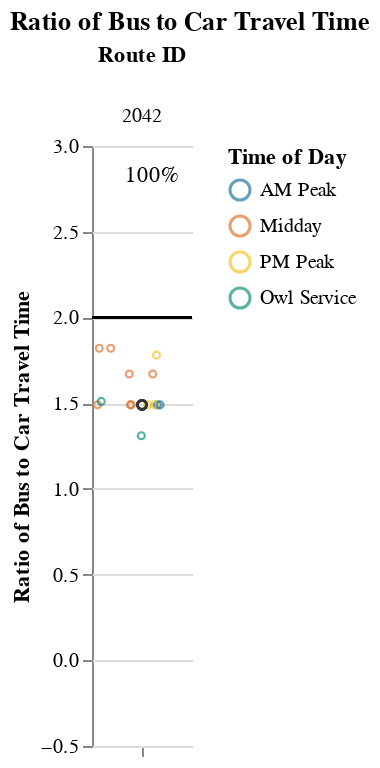
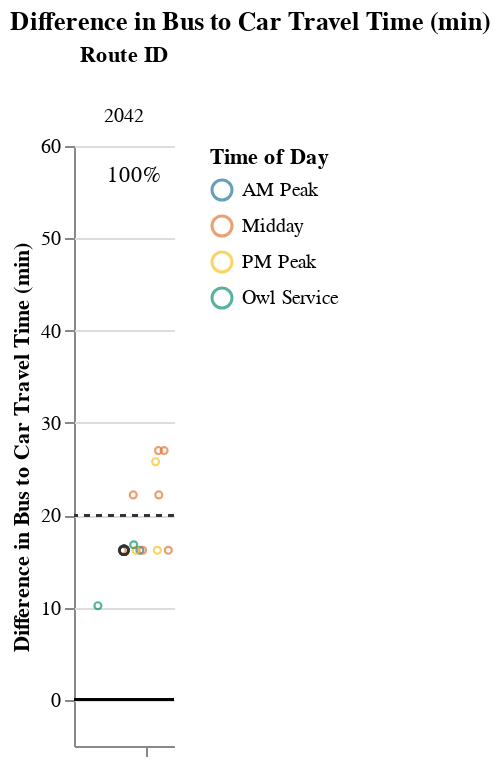

Write notebook code for charts like these, in order.
### Markdown cell above
## Viable Competitive Routes
### Short Routes (< 1 hr)

### Code cell
# Allow for possibility that operator doesn't have routes that fall into certain route_groups
# But, jupyterbook will not like markdown with f-string
# separate out route_group and put in each cell, and use try/except + if to display...
# but all 3 route groups must be displayed. just add sentence about why no routes were returned at the end
route_group = "short"
try:
    display_charts_for_route_group(df, route_group)
except:
    print("No routes meet this criteria.")

### Figure 1 — Vega-Lite specification as saved in the notebook (floating-point values rounded to 4 significant figures)
{"config": {"view": {"continuousWidth": 400, "continuousHeight": 300, "stroke": null}, "facet": {"spacing": 0}}, "data": {"name": "data-423ab41485530e643916e7272eca6f9c"}, "facet": {"column": {"field": "route_id", "sort": ["2042"], "title": "Route ID", "type": "nominal"}}, "spec": {"layer": [{"mark": "rule", "encoding": {"color": {"value": "black"}, "y": {"field": "cutoff", "type": "quantitative"}}, "selection": {"selector001": {"type": "interval", "bind": "scales", "encodings": ["x", "y"]}}}, {"mark": {"type": "point", "opacity": 0.65, "size": 12, "strokeWidth": 1.1}, "encoding": {"color": {"field": "time_of_day", "scale": {"range": ["#136C97", "#E16B26", "#F6BF16", "#00896B", "#7790A3", "#5B559C"]}, "sort": ["AM Peak", "Midday", "PM Peak", "Owl Service"], "title": "Time of Day", "type": "nominal"}, "tooltip": [{"field": "route_id", "type": "nominal"}, {"field": "route_name", "type": "nominal"}, {"field": "trip_id", "type": "nominal"}, {"field": "service_hours", "type": "quantitative"}, {"field": "car_duration_hours", "type": "quantitative"}, {"field": "bus_multiplier", "type": "quantitative"}, {"field": "bus_difference", "type": "quantitative"}, {"field": "num_trips", "type": "quantitative"}, {"field": "num_competitive", "type": "quantitative"}, {"field": "pct_trips_competitive", "type": "quantitative"}, {"field": "p25", "type": "quantitative"}, {"field": "p50", "type": "quantitative"}, {"field": "p75", "type": "quantitative"}], "x": {"axis": {"grid": false, "labels": false, "ticks": true, "values": [0]}, "field": "jitter", "scale": {}, "title": null, "type": "quantitative"}, "y": {"field": "bus_multiplier", "scale": {"domain": [-0.25, 3.0]}, "title": "Ratio of Bus to Car Travel Time", "type": "quantitative"}}, "transform": [{"calculate": "sqrt(-2*log(random()))*cos(2*PI*random())", "as": "jitter"}], "width": 50}, {"layer": [{"mark": {"type": "point", "opacity": 0.6, "size": 20, "strokeWidth": 1.3}, "encoding": {"color": {"value": "#323434"}, "y": {"field": "bus_multiplier", "type": "quantitative"}}, "transform": [{"filter": "(datum.p50_trip === 1)"}]}, {"mark": {"type": "text", "align": "center", "baseline": "middle"}, "encoding": {"color": {"value": "black"}, "text": {"field": "pct_trips_competitive", "format": ".0%", "type": "quantitative"}, "tooltip": [{"field": "route_id", "type": "nominal"}, {"field": "route_name", "type": "nominal"}, {"field": "trip_id", "type": "nominal"}, {"field": "service_hours", "type": "quantitative"}, {"field": "car_duration_hours", "type": "quantitative"}, {"field": "bus_multiplier", "type": "quantitative"}, {"field": "bus_difference", "type": "quantitative"}, {"field": "num_trips", "type": "quantitative"}, {"field": "num_competitive", "type": "quantitative"}, {"field": "pct_trips_competitive", "type": "quantitative"}, {"field": "p25", "type": "quantitative"}, {"field": "p50", "type": "quantitative"}, {"field": "p75", "type": "quantitative"}], "x": {"value": 30}, "y": {"value": 15}}, "transform": [{"calculate": "sqrt(-2*log(random()))*cos(2*PI*random())", "as": "jitter"}, {"filter": "(datum.fastest_trip === 1)"}]}]}]}, "resolve": {"scale": {"y": "shared"}}, "title": "Ratio of Bus to Car Travel Time", "$schema": "https://vega.github.io/schema/vega-lite/v4.17.0.json", "datasets": {"data-423ab41485530e643916e7272eca6f9c": [{"calitp_itp_id": 159, "trip_key": 6494662133026071208, "trip_id": "t_1547207_b_25985_tn_0", "shape_id": "p_4695", "route_id": "2042", "service_hours": 0.72, "trip_first_departure_ts": 21600, "trip_last_arrival_ts": 24180, "departure_hour": 6, "time_of_day": "Owl Service", "p25": 0.82, "p50": 0.82, "p75": 0.92, "p50_trip": 0, "fastest_trip": 1, "car_duration_hours": 0.55, "competitive_route": 1, "bus_multiplier": 1.31, "bus_difference": 10.2, "num_trips": 14, "num_competitive": 14, "pct_trips_competitive": 1.0, "bus_difference_spread": 16.8, "route_group": "short", "max_trip_hrs": 1.0, "max_trip_route_group": 1.0, "below_cutoff": 9, "pct_below_cutoff": 0.6429, "name": "Lake Transit Authority", "caltrans_district": "01 - Eureka", "drmt_organization_name": "['reck7ddrpXSeA0mH0']", "route_name": "Southshore, Clearlake To Lakeport", "cutoff2": 20, "cutoff": 2}, {"calitp_itp_id": 159, "trip_key": -2495627823400254138, "trip_id": "t_1057379_b_25985_tn_0", "shape_id": "p_4696", "route_id": "2042", "service_hours": 0.82, "trip_first_departure_ts": 32400, "trip_last_arrival_ts": 35340, "departure_hour": 9, "time_of_day": "AM Peak", "p25": 0.82, "p50": 0.82, "p75": 0.92, "p50_trip": 1, "fastest_trip": 0, "car_duration_hours": 0.55, "competitive_route": 1, "bus_multiplier": 1.49, "bus_difference": 16.2, "num_trips": 14, "num_competitive": 14, "pct_trips_competitive": 1.0, "bus_difference_spread": 16.8, "route_group": "short", "max_trip_hrs": 1.0, "max_trip_route_group": 1.0, "below_cutoff": 9, "pct_below_cutoff": 0.6429, "name": "Lake Transit Authority", "caltrans_district": "01 - Eureka", "drmt_organization_name": "['reck7ddrpXSeA0mH0']", "route_name": "Southshore, Clearlake To Lakeport", "cutoff2": 20, "cutoff": 2}, {"calitp_itp_id": 159, "trip_key": 6672467146987189394, "trip_id": "t_1547210_b_25985_tn_0", "shape_id": "p_4685", "route_id": "2042", "service_hours": 0.82, "trip_first_departure_ts": 66600, "trip_last_arrival_ts": 69540, "departure_hour": 18, "time_of_day": "PM Peak", "p25": 0.82, "p50": 0.82, "p75": 0.92, "p50_trip": 1, "fastest_trip": 0, "car_duration_hours": 0.55, "competitive_route": 1, "bus_multiplier": 1.49, "bus_difference": 16.2, "num_trips": 14, "num_competitive": 14, "pct_trips_competitive": 1.0, "bus_difference_spread": 16.8, "route_group": "short", "max_trip_hrs": 1.0, "max_trip_route_group": 1.0, "below_cutoff": 9, "pct_below_cutoff": 0.6429, "name": "Lake Transit Authority", "caltrans_district": "01 - Eureka", "drmt_organization_name": "['reck7ddrpXSeA0mH0']", "route_name": "Southshore, Clearlake To Lakeport", "cutoff2": 20, "cutoff": 2}, {"calitp_itp_id": 159, "trip_key": 4262090264244909449, "trip_id": "t_1057322_b_25985_tn_0", "shape_id": "p_4696", "route_id": "2042", "service_hours": 0.82, "trip_first_departure_ts": 39600, "trip_last_arrival_ts": 42540, "departure_hour": 11, "time_of_day": "Midday", "p25": 0.82, "p50": 0.82, "p75": 0.92, "p50_trip": 1, "fastest_trip": 0, "car_duration_hours": 0.55, "competitive_route": 1, "bus_multiplier": 1.49, "bus_difference": 16.2, "num_trips": 14, "num_competitive": 14, "pct_trips_competitive": 1.0, "bus_difference_spread": 16.8, "route_group": "short", "max_trip_hrs": 1.0, "max_trip_route_group": 1.0, "below_cutoff": 9, "pct_below_cutoff": 0.6429, "name": "Lake Transit Authority", "caltrans_district": "01 - Eureka", "drmt_organization_name": "['reck7ddrpXSeA0mH0']", "route_name": "Southshore, Clearlake To Lakeport", "cutoff2": 20, "cutoff": 2}, {"calitp_itp_id": 159, "trip_key": 5811904466090434083, "trip_id": "t_1057309_b_25985_tn_0", "shape_id": "p_4696", "route_id": "2042", "service_hours": 0.82, "trip_first_departure_ts": 25200, "trip_last_arrival_ts": 28140, "departure_hour": 7, "time_of_day": "AM Peak", "p25": 0.82, "p50": 0.82, "p75": 0.92, "p50_trip": 1, "fastest_trip": 0, "car_duration_hours": 0.55, "competitive_route": 1, "bus_multiplier": 1.49, "bus_difference": 16.2, "num_trips": 14, "num_competitive": 14, "pct_trips_competitive": 1.0, "bus_difference_spread": 16.8, "route_group": "short", "max_trip_hrs": 1.0, "max_trip_route_group": 1.0, "below_cutoff": 9, "pct_below_cutoff": 0.6429, "name": "Lake Transit Authority", "caltrans_district": "01 - Eureka", "drmt_organization_name": "['reck7ddrpXSeA0mH0']", "route_name": "Southshore, Clearlake To Lakeport", "cutoff2": 20, "cutoff": 2}, {"calitp_itp_id": 159, "trip_key": 7583329211563474538, "trip_id": "t_1547208_b_25985_tn_0", "shape_id": "p_4696", "route_id": "2042", "service_hours": 0.82, "trip_first_departure_ts": 50400, "trip_last_arrival_ts": 53340, "departure_hour": 14, "time_of_day": "Midday", "p25": 0.82, "p50": 0.82, "p75": 0.92, "p50_trip": 1, "fastest_trip": 0, "car_duration_hours": 0.55, "competitive_route": 1, "bus_multiplier": 1.49, "bus_difference": 16.2, "num_trips": 14, "num_competitive": 14, "pct_trips_competitive": 1.0, "bus_difference_spread": 16.8, "route_group": "short", "max_trip_hrs": 1.0, "max_trip_route_group": 1.0, "below_cutoff": 9, "pct_below_cutoff": 0.6429, "name": "Lake Transit Authority", "caltrans_district": "01 - Eureka", "drmt_organization_name": "['reck7ddrpXSeA0mH0']", "route_name": "Southshore, Clearlake To Lakeport", "cutoff2": 20, "cutoff": 2}, {"calitp_itp_id": 159, "trip_key": 7029503141809018244, "trip_id": "t_1439235_b_25985_tn_0", "shape_id": "p_4696", "route_id": "2042", "service_hours": 0.82, "trip_first_departure_ts": 61200, "trip_last_arrival_ts": 64140, "departure_hour": 17, "time_of_day": "PM Peak", "p25": 0.82, "p50": 0.82, "p75": 0.92, "p50_trip": 1, "fastest_trip": 0, "car_duration_hours": 0.55, "competitive_route": 1, "bus_multiplier": 1.49, "bus_difference": 16.2, "num_trips": 14, "num_competitive": 14, "pct_trips_competitive": 1.0, "bus_difference_spread": 16.8, "route_group": "short", "max_trip_hrs": 1.0, "max_trip_route_group": 1.0, "below_cutoff": 9, "pct_below_cutoff": 0.6429, "name": "Lake Transit Authority", "caltrans_district": "01 - Eureka", "drmt_organization_name": "['reck7ddrpXSeA0mH0']", "route_name": "Southshore, Clearlake To Lakeport", "cutoff2": 20, "cutoff": 2}, {"calitp_itp_id": 159, "trip_key": -549099797111008701, "trip_id": "t_1057323_b_25985_tn_0", "shape_id": "p_4696", "route_id": "2042", "service_hours": 0.82, "trip_first_departure_ts": 46800, "trip_last_arrival_ts": 49740, "departure_hour": 13, "time_of_day": "Midday", "p25": 0.82, "p50": 0.82, "p75": 0.92, "p50_trip": 1, "fastest_trip": 0, "car_duration_hours": 0.55, "competitive_route": 1, "bus_multiplier": 1.49, "bus_difference": 16.2, "num_trips": 14, "num_competitive": 14, "pct_trips_competitive": 1.0, "bus_difference_spread": 16.8, "route_group": "short", "max_trip_hrs": 1.0, "max_trip_route_group": 1.0, "below_cutoff": 9, "pct_below_cutoff": 0.6429, "name": "Lake Transit Authority", "caltrans_district": "01 - Eureka", "drmt_organization_name": "['reck7ddrpXSeA0mH0']", "route_name": "Southshore, Clearlake To Lakeport", "cutoff2": 20, "cutoff": 2}, {"calitp_itp_id": 159, "trip_key": 4215259262523491246, "trip_id": "t_1547209_b_25985_tn_0", "shape_id": "p_4684", "route_id": "2042", "service_hours": 0.83, "trip_first_departure_ts": 24300, "trip_last_arrival_ts": 27300, "departure_hour": 6, "time_of_day": "Owl Service", "p25": 0.82, "p50": 0.82, "p75": 0.92, "p50_trip": 0, "fastest_trip": 0, "car_duration_hours": 0.55, "competitive_route": 1, "bus_multiplier": 1.51, "bus_difference": 16.8, "num_trips": 14, "num_competitive": 14, "pct_trips_competitive": 1.0, "bus_difference_spread": 16.8, "route_group": "short", "max_trip_hrs": 1.0, "max_trip_route_group": 1.0, "below_cutoff": 9, "pct_below_cutoff": 0.6429, "name": "Lake Transit Authority", "caltrans_district": "01 - Eureka", "drmt_organization_name": "['reck7ddrpXSeA0mH0']", "route_name": "Southshore, Clearlake To Lakeport", "cutoff2": 20, "cutoff": 2}, {"calitp_itp_id": 159, "trip_key": 1503952459718726654, "trip_id": "t_1057308_b_25985_tn_0", "shape_id": "p_4684", "route_id": "2042", "service_hours": 0.92, "trip_first_departure_ts": 39600, "trip_last_arrival_ts": 42900, "departure_hour": 11, "time_of_day": "Midday", "p25": 0.82, "p50": 0.82, "p75": 0.92, "p50_trip": 0, "fastest_trip": 0, "car_duration_hours": 0.55, "competitive_route": 1, "bus_multiplier": 1.67, "bus_difference": 22.2, "num_trips": 14, "num_competitive": 14, "pct_trips_competitive": 1.0, "bus_difference_spread": 16.8, "route_group": "short", "max_trip_hrs": 1.0, "max_trip_route_group": 1.0, "below_cutoff": 9, "pct_below_cutoff": 0.6429, "name": "Lake Transit Authority", "caltrans_district": "01 - Eureka", "drmt_organization_name": "['reck7ddrpXSeA0mH0']", "route_name": "Southshore, Clearlake To Lakeport", "cutoff2": 20, "cutoff": 2}, {"calitp_itp_id": 159, "trip_key": 2670754769451722377, "trip_id": "t_1057277_b_25985_tn_0", "shape_id": "p_4684", "route_id": "2042", "service_hours": 0.92, "trip_first_departure_ts": 36000, "trip_last_arrival_ts": 39300, "departure_hour": 10, "time_of_day": "Midday", "p25": 0.82, "p50": 0.82, "p75": 0.92, "p50_trip": 0, "fastest_trip": 0, "car_duration_hours": 0.55, "competitive_route": 1, "bus_multiplier": 1.67, "bus_difference": 22.2, "num_trips": 14, "num_competitive": 14, "pct_trips_competitive": 1.0, "bus_difference_spread": 16.8, "route_group": "short", "max_trip_hrs": 1.0, "max_trip_route_group": 1.0, "below_cutoff": 9, "pct_below_cutoff": 0.6429, "name": "Lake Transit Authority", "caltrans_district": "01 - Eureka", "drmt_organization_name": "['reck7ddrpXSeA0mH0']", "route_name": "Southshore, Clearlake To Lakeport", "cutoff2": 20, "cutoff": 2}, {"calitp_itp_id": 159, "trip_key": 4073523601861258746, "trip_id": "t_1063564_b_25985_tn_0", "shape_id": "p_4684", "route_id": "2042", "service_hours": 0.98, "trip_first_departure_ts": 64800, "trip_last_arrival_ts": 68340, "departure_hour": 18, "time_of_day": "PM Peak", "p25": 0.82, "p50": 0.82, "p75": 0.92, "p50_trip": 0, "fastest_trip": 0, "car_duration_hours": 0.55, "competitive_route": 1, "bus_multiplier": 1.78, "bus_difference": 25.8, "num_trips": 14, "num_competitive": 14, "pct_trips_competitive": 1.0, "bus_difference_spread": 16.8, "route_group": "short", "max_trip_hrs": 1.0, "max_trip_route_group": 1.0, "below_cutoff": 9, "pct_below_cutoff": 0.6429, "name": "Lake Transit Authority", "caltrans_district": "01 - Eureka", "drmt_organization_name": "['reck7ddrpXSeA0mH0']", "route_name": "Southshore, Clearlake To Lakeport", "cutoff2": 20, "cutoff": 2}, {"calitp_itp_id": 159, "trip_key": 6345662052778926459, "trip_id": "t_1439236_b_25985_tn_0", "shape_id": "p_4684", "route_id": "2042", "service_hours": 1.0, "trip_first_departure_ts": 51000, "trip_last_arrival_ts": 54600, "departure_hour": 14, "time_of_day": "Midday", "p25": 0.82, "p50": 0.82, "p75": 0.92, "p50_trip": 0, "fastest_trip": 0, "car_duration_hours": 0.55, "competitive_route": 1, "bus_multiplier": 1.82, "bus_difference": 27.0, "num_trips": 14, "num_competitive": 14, "pct_trips_competitive": 1.0, "bus_difference_spread": 16.8, "route_group": "short", "max_trip_hrs": 1.0, "max_trip_route_group": 1.0, "below_cutoff": 9, "pct_below_cutoff": 0.6429, "name": "Lake Transit Authority", "caltrans_district": "01 - Eureka", "drmt_organization_name": "['reck7ddrpXSeA0mH0']", "route_name": "Southshore, Clearlake To Lakeport", "cutoff2": 20, "cutoff": 2}, {"calitp_itp_id": 159, "trip_key": -8876945536004734190, "trip_id": "t_1057276_b_25985_tn_0", "shape_id": "p_4684", "route_id": "2042", "service_hours": 1.0, "trip_first_departure_ts": 55800, "trip_last_arrival_ts": 59400, "departure_hour": 15, "time_of_day": "Midday", "p25": 0.82, "p50": 0.82, "p75": 0.92, "p50_trip": 0, "fastest_trip": 0, "car_duration_hours": 0.55, "competitive_route": 1, "bus_multiplier": 1.82, "bus_difference": 27.0, "num_trips": 14, "num_competitive": 14, "pct_trips_competitive": 1.0, "bus_difference_spread": 16.8, "route_group": "short", "max_trip_hrs": 1.0, "max_trip_route_group": 1.0, "below_cutoff": 9, "pct_below_cutoff": 0.6429, "name": "Lake Transit Authority", "caltrans_district": "01 - Eureka", "drmt_organization_name": "['reck7ddrpXSeA0mH0']", "route_name": "Southshore, Clearlake To Lakeport", "cutoff2": 20, "cutoff": 2}]}}

### Figure 2 — Vega-Lite specification as saved in the notebook (floating-point values rounded to 4 significant figures)
{"config": {"view": {"continuousWidth": 400, "continuousHeight": 300, "stroke": null}, "facet": {"spacing": 0}}, "data": {"name": "data-5a7d9f9d4eeb91b62980d2874fb0a19f"}, "facet": {"column": {"field": "route_id", "sort": ["2042"], "title": "Route ID", "type": "nominal"}}, "spec": {"layer": [{"mark": "rule", "encoding": {"color": {"value": "black"}, "y": {"field": "cutoff", "type": "quantitative"}}, "selection": {"selector002": {"type": "interval", "bind": "scales", "encodings": ["x", "y"]}}}, {"mark": {"type": "rule", "strokeDash": [3, 3]}, "encoding": {"color": {"value": "#323434"}, "y": {"field": "cutoff2", "type": "quantitative"}}}, {"mark": {"type": "point", "opacity": 0.65, "size": 12, "strokeWidth": 1.1}, "encoding": {"color": {"field": "time_of_day", "scale": {"range": ["#136C97", "#E16B26", "#F6BF16", "#00896B", "#7790A3", "#5B559C"]}, "sort": ["AM Peak", "Midday", "PM Peak", "Owl Service"], "title": "Time of Day", "type": "nominal"}, "tooltip": [{"field": "route_id", "type": "nominal"}, {"field": "route_name", "type": "nominal"}, {"field": "trip_id", "type": "nominal"}, {"field": "service_hours", "type": "quantitative"}, {"field": "car_duration_hours", "type": "quantitative"}, {"field": "bus_multiplier", "type": "quantitative"}, {"field": "bus_difference", "type": "quantitative"}, {"field": "num_trips", "type": "quantitative"}, {"field": "num_competitive", "type": "quantitative"}, {"field": "pct_trips_competitive", "type": "quantitative"}, {"field": "p25", "type": "quantitative"}, {"field": "p50", "type": "quantitative"}, {"field": "p75", "type": "quantitative"}], "x": {"axis": {"grid": false, "labels": false, "ticks": true, "values": [0]}, "field": "jitter", "scale": {}, "title": null, "type": "quantitative"}, "y": {"field": "bus_difference", "scale": {"domain": [-5, 55.2]}, "title": "Difference in Bus to Car Travel Time (min)", "type": "quantitative"}}, "transform": [{"calculate": "sqrt(-2*log(random()))*cos(2*PI*random())", "as": "jitter"}], "width": 50}, {"layer": [{"mark": {"type": "point", "opacity": 0.6, "size": 20, "strokeWidth": 1.3}, "encoding": {"color": {"value": "#323434"}, "y": {"field": "bus_difference", "type": "quantitative"}}, "transform": [{"filter": "(datum.p50_trip === 1)"}]}, {"mark": {"type": "text", "align": "center", "baseline": "middle"}, "encoding": {"color": {"value": "black"}, "text": {"field": "pct_trips_competitive", "format": ".0%", "type": "quantitative"}, "tooltip": [{"field": "route_id", "type": "nominal"}, {"field": "route_name", "type": "nominal"}, {"field": "trip_id", "type": "nominal"}, {"field": "service_hours", "type": "quantitative"}, {"field": "car_duration_hours", "type": "quantitative"}, {"field": "bus_multiplier", "type": "quantitative"}, {"field": "bus_difference", "type": "quantitative"}, {"field": "num_trips", "type": "quantitative"}, {"field": "num_competitive", "type": "quantitative"}, {"field": "pct_trips_competitive", "type": "quantitative"}, {"field": "p25", "type": "quantitative"}, {"field": "p50", "type": "quantitative"}, {"field": "p75", "type": "quantitative"}], "x": {"value": 30}, "y": {"value": 15}}, "transform": [{"calculate": "sqrt(-2*log(random()))*cos(2*PI*random())", "as": "jitter"}, {"filter": "(datum.fastest_trip === 1)"}]}]}]}, "resolve": {"scale": {"y": "shared"}}, "title": "Difference in Bus to Car Travel Time (min)", "$schema": "https://vega.github.io/schema/vega-lite/v4.17.0.json", "datasets": {"data-5a7d9f9d4eeb91b62980d2874fb0a19f": [{"calitp_itp_id": 159, "trip_key": 6494662133026071208, "trip_id": "t_1547207_b_25985_tn_0", "shape_id": "p_4695", "route_id": "2042", "service_hours": 0.72, "trip_first_departure_ts": 21600, "trip_last_arrival_ts": 24180, "departure_hour": 6, "time_of_day": "Owl Service", "p25": 0.82, "p50": 0.82, "p75": 0.92, "p50_trip": 0, "fastest_trip": 1, "car_duration_hours": 0.55, "competitive_route": 1, "bus_multiplier": 1.31, "bus_difference": 10.2, "num_trips": 14, "num_competitive": 14, "pct_trips_competitive": 1.0, "bus_difference_spread": 16.8, "route_group": "short", "max_trip_hrs": 1.0, "max_trip_route_group": 1.0, "below_cutoff": 9, "pct_below_cutoff": 0.6429, "name": "Lake Transit Authority", "caltrans_district": "01 - Eureka", "drmt_organization_name": "['reck7ddrpXSeA0mH0']", "route_name": "Southshore, Clearlake To Lakeport", "cutoff2": 20, "cutoff": 0}, {"calitp_itp_id": 159, "trip_key": -2495627823400254138, "trip_id": "t_1057379_b_25985_tn_0", "shape_id": "p_4696", "route_id": "2042", "service_hours": 0.82, "trip_first_departure_ts": 32400, "trip_last_arrival_ts": 35340, "departure_hour": 9, "time_of_day": "AM Peak", "p25": 0.82, "p50": 0.82, "p75": 0.92, "p50_trip": 1, "fastest_trip": 0, "car_duration_hours": 0.55, "competitive_route": 1, "bus_multiplier": 1.49, "bus_difference": 16.2, "num_trips": 14, "num_competitive": 14, "pct_trips_competitive": 1.0, "bus_difference_spread": 16.8, "route_group": "short", "max_trip_hrs": 1.0, "max_trip_route_group": 1.0, "below_cutoff": 9, "pct_below_cutoff": 0.6429, "name": "Lake Transit Authority", "caltrans_district": "01 - Eureka", "drmt_organization_name": "['reck7ddrpXSeA0mH0']", "route_name": "Southshore, Clearlake To Lakeport", "cutoff2": 20, "cutoff": 0}, {"calitp_itp_id": 159, "trip_key": 6672467146987189394, "trip_id": "t_1547210_b_25985_tn_0", "shape_id": "p_4685", "route_id": "2042", "service_hours": 0.82, "trip_first_departure_ts": 66600, "trip_last_arrival_ts": 69540, "departure_hour": 18, "time_of_day": "PM Peak", "p25": 0.82, "p50": 0.82, "p75": 0.92, "p50_trip": 1, "fastest_trip": 0, "car_duration_hours": 0.55, "competitive_route": 1, "bus_multiplier": 1.49, "bus_difference": 16.2, "num_trips": 14, "num_competitive": 14, "pct_trips_competitive": 1.0, "bus_difference_spread": 16.8, "route_group": "short", "max_trip_hrs": 1.0, "max_trip_route_group": 1.0, "below_cutoff": 9, "pct_below_cutoff": 0.6429, "name": "Lake Transit Authority", "caltrans_district": "01 - Eureka", "drmt_organization_name": "['reck7ddrpXSeA0mH0']", "route_name": "Southshore, Clearlake To Lakeport", "cutoff2": 20, "cutoff": 0}, {"calitp_itp_id": 159, "trip_key": 4262090264244909449, "trip_id": "t_1057322_b_25985_tn_0", "shape_id": "p_4696", "route_id": "2042", "service_hours": 0.82, "trip_first_departure_ts": 39600, "trip_last_arrival_ts": 42540, "departure_hour": 11, "time_of_day": "Midday", "p25": 0.82, "p50": 0.82, "p75": 0.92, "p50_trip": 1, "fastest_trip": 0, "car_duration_hours": 0.55, "competitive_route": 1, "bus_multiplier": 1.49, "bus_difference": 16.2, "num_trips": 14, "num_competitive": 14, "pct_trips_competitive": 1.0, "bus_difference_spread": 16.8, "route_group": "short", "max_trip_hrs": 1.0, "max_trip_route_group": 1.0, "below_cutoff": 9, "pct_below_cutoff": 0.6429, "name": "Lake Transit Authority", "caltrans_district": "01 - Eureka", "drmt_organization_name": "['reck7ddrpXSeA0mH0']", "route_name": "Southshore, Clearlake To Lakeport", "cutoff2": 20, "cutoff": 0}, {"calitp_itp_id": 159, "trip_key": 5811904466090434083, "trip_id": "t_1057309_b_25985_tn_0", "shape_id": "p_4696", "route_id": "2042", "service_hours": 0.82, "trip_first_departure_ts": 25200, "trip_last_arrival_ts": 28140, "departure_hour": 7, "time_of_day": "AM Peak", "p25": 0.82, "p50": 0.82, "p75": 0.92, "p50_trip": 1, "fastest_trip": 0, "car_duration_hours": 0.55, "competitive_route": 1, "bus_multiplier": 1.49, "bus_difference": 16.2, "num_trips": 14, "num_competitive": 14, "pct_trips_competitive": 1.0, "bus_difference_spread": 16.8, "route_group": "short", "max_trip_hrs": 1.0, "max_trip_route_group": 1.0, "below_cutoff": 9, "pct_below_cutoff": 0.6429, "name": "Lake Transit Authority", "caltrans_district": "01 - Eureka", "drmt_organization_name": "['reck7ddrpXSeA0mH0']", "route_name": "Southshore, Clearlake To Lakeport", "cutoff2": 20, "cutoff": 0}, {"calitp_itp_id": 159, "trip_key": 7583329211563474538, "trip_id": "t_1547208_b_25985_tn_0", "shape_id": "p_4696", "route_id": "2042", "service_hours": 0.82, "trip_first_departure_ts": 50400, "trip_last_arrival_ts": 53340, "departure_hour": 14, "time_of_day": "Midday", "p25": 0.82, "p50": 0.82, "p75": 0.92, "p50_trip": 1, "fastest_trip": 0, "car_duration_hours": 0.55, "competitive_route": 1, "bus_multiplier": 1.49, "bus_difference": 16.2, "num_trips": 14, "num_competitive": 14, "pct_trips_competitive": 1.0, "bus_difference_spread": 16.8, "route_group": "short", "max_trip_hrs": 1.0, "max_trip_route_group": 1.0, "below_cutoff": 9, "pct_below_cutoff": 0.6429, "name": "Lake Transit Authority", "caltrans_district": "01 - Eureka", "drmt_organization_name": "['reck7ddrpXSeA0mH0']", "route_name": "Southshore, Clearlake To Lakeport", "cutoff2": 20, "cutoff": 0}, {"calitp_itp_id": 159, "trip_key": 7029503141809018244, "trip_id": "t_1439235_b_25985_tn_0", "shape_id": "p_4696", "route_id": "2042", "service_hours": 0.82, "trip_first_departure_ts": 61200, "trip_last_arrival_ts": 64140, "departure_hour": 17, "time_of_day": "PM Peak", "p25": 0.82, "p50": 0.82, "p75": 0.92, "p50_trip": 1, "fastest_trip": 0, "car_duration_hours": 0.55, "competitive_route": 1, "bus_multiplier": 1.49, "bus_difference": 16.2, "num_trips": 14, "num_competitive": 14, "pct_trips_competitive": 1.0, "bus_difference_spread": 16.8, "route_group": "short", "max_trip_hrs": 1.0, "max_trip_route_group": 1.0, "below_cutoff": 9, "pct_below_cutoff": 0.6429, "name": "Lake Transit Authority", "caltrans_district": "01 - Eureka", "drmt_organization_name": "['reck7ddrpXSeA0mH0']", "route_name": "Southshore, Clearlake To Lakeport", "cutoff2": 20, "cutoff": 0}, {"calitp_itp_id": 159, "trip_key": -549099797111008701, "trip_id": "t_1057323_b_25985_tn_0", "shape_id": "p_4696", "route_id": "2042", "service_hours": 0.82, "trip_first_departure_ts": 46800, "trip_last_arrival_ts": 49740, "departure_hour": 13, "time_of_day": "Midday", "p25": 0.82, "p50": 0.82, "p75": 0.92, "p50_trip": 1, "fastest_trip": 0, "car_duration_hours": 0.55, "competitive_route": 1, "bus_multiplier": 1.49, "bus_difference": 16.2, "num_trips": 14, "num_competitive": 14, "pct_trips_competitive": 1.0, "bus_difference_spread": 16.8, "route_group": "short", "max_trip_hrs": 1.0, "max_trip_route_group": 1.0, "below_cutoff": 9, "pct_below_cutoff": 0.6429, "name": "Lake Transit Authority", "caltrans_district": "01 - Eureka", "drmt_organization_name": "['reck7ddrpXSeA0mH0']", "route_name": "Southshore, Clearlake To Lakeport", "cutoff2": 20, "cutoff": 0}, {"calitp_itp_id": 159, "trip_key": 4215259262523491246, "trip_id": "t_1547209_b_25985_tn_0", "shape_id": "p_4684", "route_id": "2042", "service_hours": 0.83, "trip_first_departure_ts": 24300, "trip_last_arrival_ts": 27300, "departure_hour": 6, "time_of_day": "Owl Service", "p25": 0.82, "p50": 0.82, "p75": 0.92, "p50_trip": 0, "fastest_trip": 0, "car_duration_hours": 0.55, "competitive_route": 1, "bus_multiplier": 1.51, "bus_difference": 16.8, "num_trips": 14, "num_competitive": 14, "pct_trips_competitive": 1.0, "bus_difference_spread": 16.8, "route_group": "short", "max_trip_hrs": 1.0, "max_trip_route_group": 1.0, "below_cutoff": 9, "pct_below_cutoff": 0.6429, "name": "Lake Transit Authority", "caltrans_district": "01 - Eureka", "drmt_organization_name": "['reck7ddrpXSeA0mH0']", "route_name": "Southshore, Clearlake To Lakeport", "cutoff2": 20, "cutoff": 0}, {"calitp_itp_id": 159, "trip_key": 1503952459718726654, "trip_id": "t_1057308_b_25985_tn_0", "shape_id": "p_4684", "route_id": "2042", "service_hours": 0.92, "trip_first_departure_ts": 39600, "trip_last_arrival_ts": 42900, "departure_hour": 11, "time_of_day": "Midday", "p25": 0.82, "p50": 0.82, "p75": 0.92, "p50_trip": 0, "fastest_trip": 0, "car_duration_hours": 0.55, "competitive_route": 1, "bus_multiplier": 1.67, "bus_difference": 22.2, "num_trips": 14, "num_competitive": 14, "pct_trips_competitive": 1.0, "bus_difference_spread": 16.8, "route_group": "short", "max_trip_hrs": 1.0, "max_trip_route_group": 1.0, "below_cutoff": 9, "pct_below_cutoff": 0.6429, "name": "Lake Transit Authority", "caltrans_district": "01 - Eureka", "drmt_organization_name": "['reck7ddrpXSeA0mH0']", "route_name": "Southshore, Clearlake To Lakeport", "cutoff2": 20, "cutoff": 0}, {"calitp_itp_id": 159, "trip_key": 2670754769451722377, "trip_id": "t_1057277_b_25985_tn_0", "shape_id": "p_4684", "route_id": "2042", "service_hours": 0.92, "trip_first_departure_ts": 36000, "trip_last_arrival_ts": 39300, "departure_hour": 10, "time_of_day": "Midday", "p25": 0.82, "p50": 0.82, "p75": 0.92, "p50_trip": 0, "fastest_trip": 0, "car_duration_hours": 0.55, "competitive_route": 1, "bus_multiplier": 1.67, "bus_difference": 22.2, "num_trips": 14, "num_competitive": 14, "pct_trips_competitive": 1.0, "bus_difference_spread": 16.8, "route_group": "short", "max_trip_hrs": 1.0, "max_trip_route_group": 1.0, "below_cutoff": 9, "pct_below_cutoff": 0.6429, "name": "Lake Transit Authority", "caltrans_district": "01 - Eureka", "drmt_organization_name": "['reck7ddrpXSeA0mH0']", "route_name": "Southshore, Clearlake To Lakeport", "cutoff2": 20, "cutoff": 0}, {"calitp_itp_id": 159, "trip_key": 4073523601861258746, "trip_id": "t_1063564_b_25985_tn_0", "shape_id": "p_4684", "route_id": "2042", "service_hours": 0.98, "trip_first_departure_ts": 64800, "trip_last_arrival_ts": 68340, "departure_hour": 18, "time_of_day": "PM Peak", "p25": 0.82, "p50": 0.82, "p75": 0.92, "p50_trip": 0, "fastest_trip": 0, "car_duration_hours": 0.55, "competitive_route": 1, "bus_multiplier": 1.78, "bus_difference": 25.8, "num_trips": 14, "num_competitive": 14, "pct_trips_competitive": 1.0, "bus_difference_spread": 16.8, "route_group": "short", "max_trip_hrs": 1.0, "max_trip_route_group": 1.0, "below_cutoff": 9, "pct_below_cutoff": 0.6429, "name": "Lake Transit Authority", "caltrans_district": "01 - Eureka", "drmt_organization_name": "['reck7ddrpXSeA0mH0']", "route_name": "Southshore, Clearlake To Lakeport", "cutoff2": 20, "cutoff": 0}, {"calitp_itp_id": 159, "trip_key": 6345662052778926459, "trip_id": "t_1439236_b_25985_tn_0", "shape_id": "p_4684", "route_id": "2042", "service_hours": 1.0, "trip_first_departure_ts": 51000, "trip_last_arrival_ts": 54600, "departure_hour": 14, "time_of_day": "Midday", "p25": 0.82, "p50": 0.82, "p75": 0.92, "p50_trip": 0, "fastest_trip": 0, "car_duration_hours": 0.55, "competitive_route": 1, "bus_multiplier": 1.82, "bus_difference": 27.0, "num_trips": 14, "num_competitive": 14, "pct_trips_competitive": 1.0, "bus_difference_spread": 16.8, "route_group": "short", "max_trip_hrs": 1.0, "max_trip_route_group": 1.0, "below_cutoff": 9, "pct_below_cutoff": 0.6429, "name": "Lake Transit Authority", "caltrans_district": "01 - Eureka", "drmt_organization_name": "['reck7ddrpXSeA0mH0']", "route_name": "Southshore, Clearlake To Lakeport", "cutoff2": 20, "cutoff": 0}, {"calitp_itp_id": 159, "trip_key": -8876945536004734190, "trip_id": "t_1057276_b_25985_tn_0", "shape_id": "p_4684", "route_id": "2042", "service_hours": 1.0, "trip_first_departure_ts": 55800, "trip_last_arrival_ts": 59400, "departure_hour": 15, "time_of_day": "Midday", "p25": 0.82, "p50": 0.82, "p75": 0.92, "p50_trip": 0, "fastest_trip": 0, "car_duration_hours": 0.55, "competitive_route": 1, "bus_multiplier": 1.82, "bus_difference": 27.0, "num_trips": 14, "num_competitive": 14, "pct_trips_competitive": 1.0, "bus_difference_spread": 16.8, "route_group": "short", "max_trip_hrs": 1.0, "max_trip_route_group": 1.0, "below_cutoff": 9, "pct_below_cutoff": 0.6429, "name": "Lake Transit Authority", "caltrans_district": "01 - Eureka", "drmt_organization_name": "['reck7ddrpXSeA0mH0']", "route_name": "Southshore, Clearlake To Lakeport", "cutoff2": 20, "cutoff": 0}]}}
